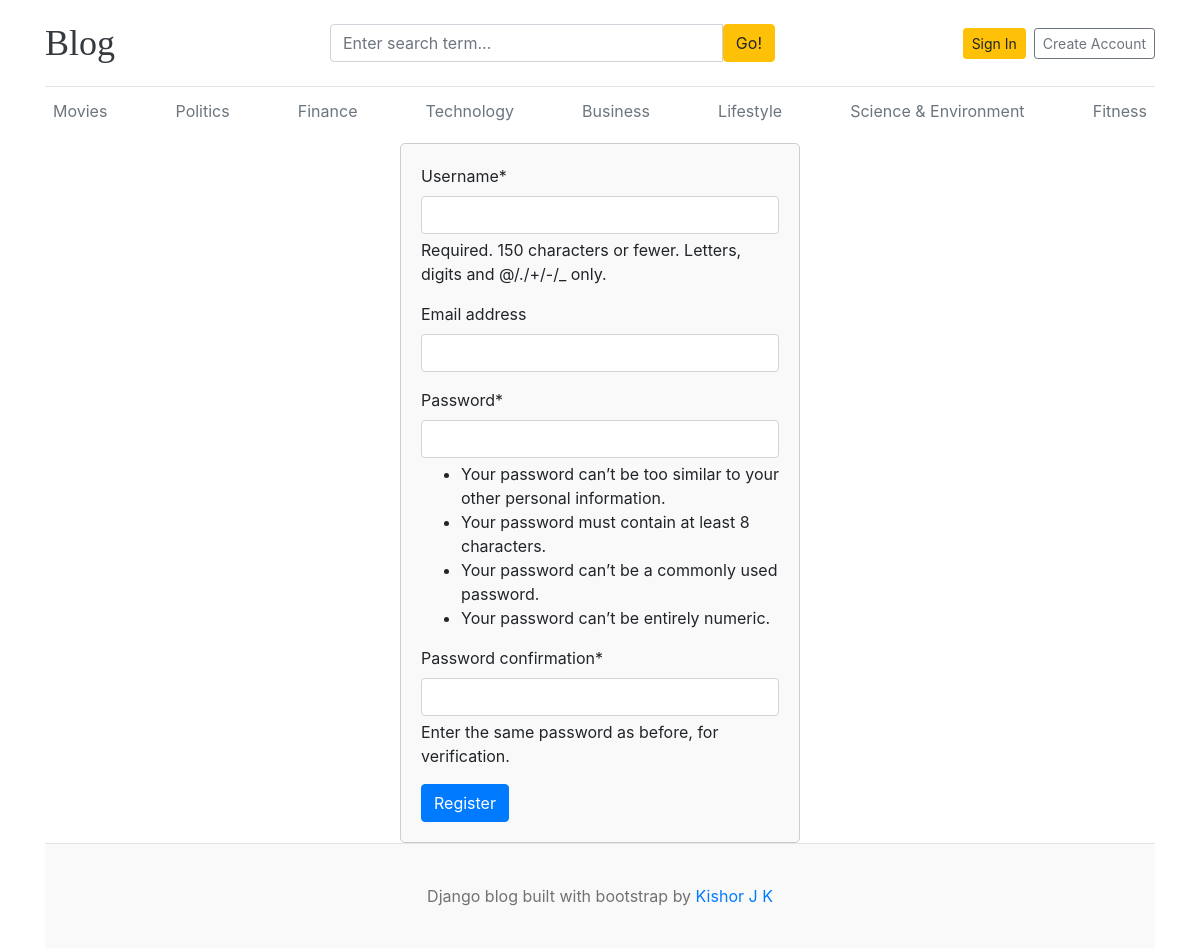
Screenshot of /register/ with the database file from the repository.
### blogs/models.py (models this page shows, shortened)
class Category(models.Model):
    category_name = models.CharField(max_length=50, unique=True)
    created_at = models.DateTimeField(auto_now_add=True)
    updated_at = models.DateTimeField(auto_now=True)
    class Meta:
        verbose_name_plural = 'Categories'

### assignments/models.py (models this page shows, shortened)
class Sociallinks(models.Model):
    platform_name = models.CharField(max_length=25)
    platform_url = models.URLField(max_length=200)
    created_at = models.DateTimeField(auto_now_add=True)
    updated_at = models.DateTimeField(auto_now=True)

### blogs/views.py (the view)
# urls.py: path('register/', views.register, name='register'),
def register(request):
    if request.method == 'POST':
        form = UserRegistrationForm(request.POST)
        if form.is_valid():
            form.save()
            return redirect('login')  # Redirect to login page after successful registration
        else:
            print(form.errors)  # Print form errors to the console for debugging
    else:
        form = UserRegistrationForm()
    context = {
        'form': form
    }
    return render(request, 'register.html', context)

### blog_main/forms.py
class UserRegistrationForm(UserCreationForm):
    class Meta:
        model = User
        fields = ['username', 'email', 'password1', 'password2']

### blogs/context_processors.py (called while the page is built)
def get_categories(request):
    categories = Category.objects.all()
    return {'categories': categories}

def get_social_links(request):
    social_links = Sociallinks.objects.all()
    return {'social_links': social_links}

### templates/register.html (shortened to what this page needs)
{% extends 'Base.html' %}
{% block content %}
{% load crispy_forms_tags %}
<form method="post" style="max-width: 400px; margin: 0 auto; padding: 20px; border: 1px solid #ccc; border-radius: 5px; background-color: #f9f9f9;">
    {{ form|crispy }}
    <button type="submit" class="btn btn-primary">Register</button>
</form>
{% endblock %}

### templates/base.html (shortened to what this page needs)
{% load static %}
<!DOCTYPE html>
<html lang="en">
<head>
    <link href="https://getbootstrap.com/docs/4.0/dist/css/bootstrap.min.css" rel="stylesheet">
    <link href="{% static 'css/blog.css' %}" rel="stylesheet">
    <link rel="stylesheet" href="https://cdnjs.cloudflare.com/ajax/libs/font-awesome/4.7.0/css/font-awesome.min.css">
  </head>
<body>
    <div class="container">
      <header class="blog-header py-3">
        <div class="row align-items-center">
          <div class="col-md-3 col-12 mb-2 mb-md-0">
            <a class="blog-header-logo text-dark" href="/">Blog</a>
          </div>
          <div class="col-md-5 col-12 mb-2 mb-md-0">
            <form action="{% url 'search' %}" method="get">
              <div class="input-group">
                <input class="form-control" type="text" name="keyword" placeholder="Enter search term..." aria-label="Enter search term..." aria-describedby="button-search" />
                <button type="submit" class="btn btn-warning" id="button-search">Go!</button>
              </div>
            </form>
          </div>
          <div class="col-md-4 col-12 d-flex justify-content-md-end justify-content-center align-items-center">
            {% if not user.is_authenticated %}
              <a class="btn btn-sm btn-warning mr-2" href="{% url 'login' %}">Sign In</a>
              <a class="btn btn-sm btn-outline-secondary" href="{% url 'register' %}">Create Account</a>
            {% else %}
              <a class="btn btn-sm btn-outline-secondary" href="{% url 'dashboard' %}">{{ user.username }}</a>
              &emsp;
              <a class="btn btn-sm btn-outline-secondary" href="{% url 'logout' %}">Logout</a>
            {% endif %}
          </div>
        </div>
      </header>
      <div class="nav-scroller py-1 mb-2">
      <nav class="nav d-flex justify-content-between">
        {% for category in categories %}
          <a class="p-2 text-muted" href="{% url 'posts_by_category' category.id %}">
                {{ category.category_name }}
            </a>
        {% empty %}
            <p>No categories found.</p>
        {% endfor %}
      </nav>
      </div>
{% block content %}
{% endblock %}
<footer class="blog-footer">
  <p>Django blog built with bootstrap by
    {%if social_links %}
    {% for link in social_links %}
    {% if link.platform_name == 'Linkedin' %}
      <a href="{{ link.platform_url }}" target="_blank">Kishor J K</a></p>
    {% endif %}
    {% endfor %}
    {% endif %}
</footer>
</body>
</html>

### blog_main/static/css/blog.css (style rules this page uses)
.blog-header { border-bottom: 1px solid #e5e5e5; }
.blog-header-logo { font-family: "Playfair Display", Georgia, "Times New Roman", serif; font-size: 2.25rem; }
.blog-footer { padding: 2.5rem 0; color: #727272; text-align: center; background-color: #f9f9f9; border-top: 0.05rem solid #e5e5e5; }
.blog-footer p:last-child { margin-bottom: 0; }

### rows the page displays
Category: category_name "Movies"
Category: category_name "Politics"
Category: category_name "Finance"
Category: category_name "Technology"
Category: category_name "Business"
Category: category_name "Lifestyle"
Category: category_name "Science & Environment"
Category: category_name "Fitness"
